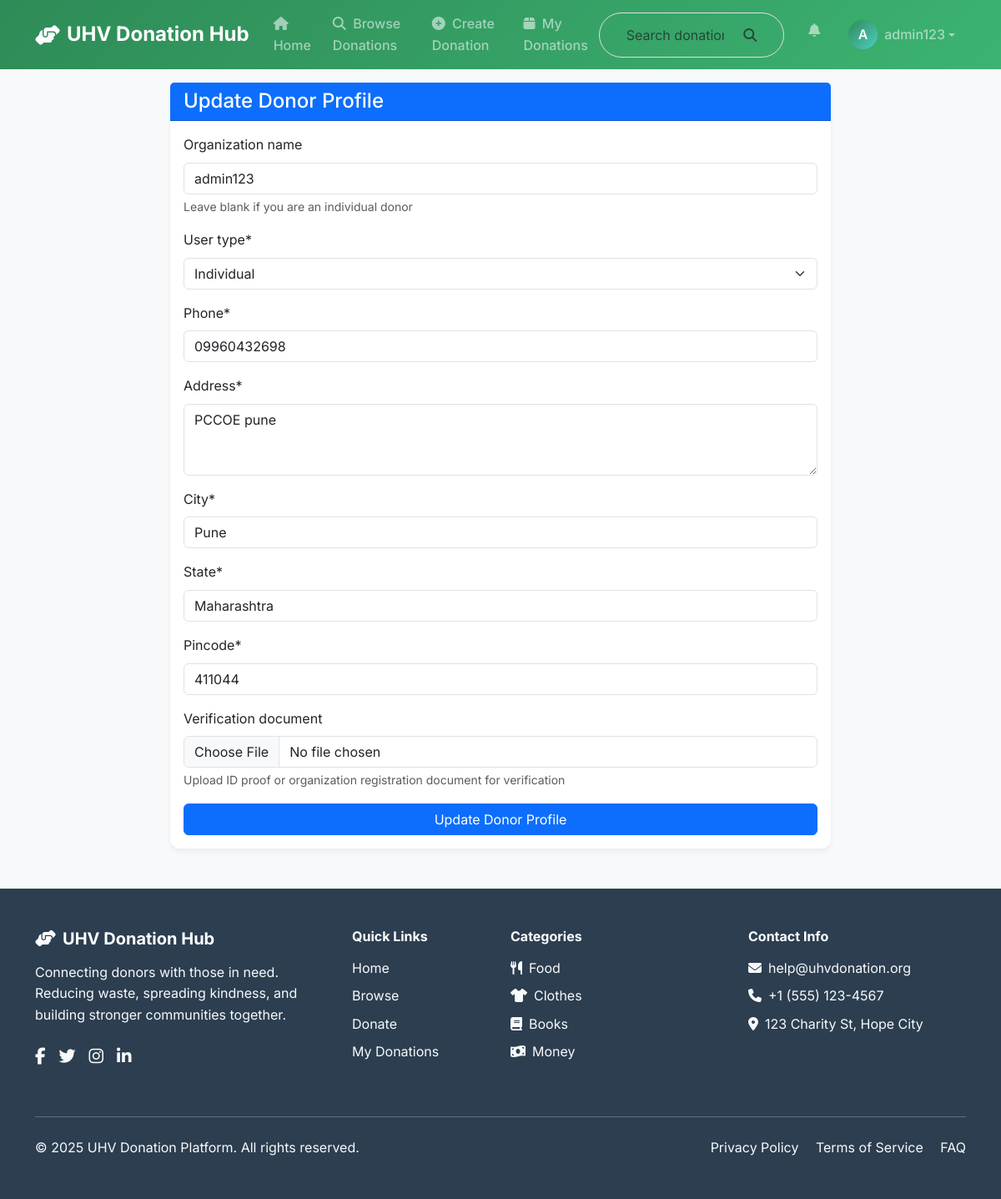
Page /update-donor-profile/ (signed in) on the committed database.
### donations/models.py (models this page shows, shortened)
class DonorProfile(models.Model):
    USER_TYPES = [
        ('individual', 'Individual'),
        ('hotel', 'Hotel/Restaurant'),
        ('catering', 'Catering Service'),
        ('banquet', 'Banquet Hall'),
        ('hostel', 'Hostel/Mess'),
        ('corporate', 'Corporate Office'),
        ('other', 'Other Organization'),
    ]
    VERIFICATION_STATUS = [
        ('not_submitted', 'Not Submitted'),
        ('pending', 'Pending Verification'),
        ('verified', 'Verified'),
        ('rejected', 'Rejected'),
    ]
    user = models.OneToOneField(User, on_delete=models.CASCADE)
    organization_name = models.CharField(max_length=255, blank=True, null=True)
    user_type = models.CharField(max_length=20, choices=USER_TYPES)
    phone = models.CharField(max_length=15)
    address = models.TextField()
    city = models.CharField(max_length=100)
    state = models.CharField(max_length=100)
    pincode = models.CharField(max_length=10)
    verification_status = models.CharField(max_length=20, choices=VERIFICATION_STATUS, default='not_submitted')
    verification_document = models.FileField(upload_to='verification_docs/', blank=True, null=True)
    verified_at = models.DateTimeField(null=True, blank=True)
    verified_by = models.ForeignKey(User, on_delete=models.SET_NULL, null=True, blank=True,
                                  related_name='verified_donors')
    created_at = models.DateTimeField(auto_now_add=True, null=True)
    class Meta:
        verbose_name = "Donor Profile"
        verbose_name_plural = "Donor Profiles"

### donations/views.py (the view)
# urls.py: path('update-donor-profile/', views.update_donor_profile, name='update_donor_profile'),
@login_required
def update_donor_profile(request):
    donor_profile = get_object_or_404(DonorProfile, user=request.user)
    if request.method == 'POST':
        form = DonorProfileForm(request.POST, request.FILES, instance=donor_profile)
        if form.is_valid():
            form.save()
            messages.success(request, 'Donor profile updated successfully!')
            return redirect('profile')
    else:
        form = DonorProfileForm(instance=donor_profile)
    return render(request, 'donations/update_donor_profile.html', {'form': form})

### donations/forms.py
class DonorProfileForm(forms.ModelForm):
    class Meta:
        model = DonorProfile
        fields = [
            'organization_name', 'user_type', 'phone', 'address',
            'city', 'state', 'pincode', 'verification_document'
        ]
        widgets = {
            'address': forms.Textarea(attrs={'rows': 3, 'placeholder': 'Enter your complete address'}),
        }
        help_texts = {
            'organization_name': 'Leave blank if you are an individual donor',
            'verification_document': 'Upload ID proof or organization registration document for verification',
        }

### templates/donations/update_donor_profile.html (shortened to what this page needs)
{% extends "base.html" %}
{% load crispy_forms_tags %}
{% block content %}
<div class="row justify-content-center">
    <div class="col-md-8">
        <div class="card">
            <div class="card-header bg-primary text-white">
                <h4 class="mb-0">Update Donor Profile</h4>
            </div>
            <div class="card-body">
                <form method="POST" enctype="multipart/form-data">
                    {{ form|crispy }}
                    <div class="form-group mt-3">
                        <button class="btn btn-primary w-100" type="submit">Update Donor Profile</button>
                    </div>
                </form>
            </div>
        </div>
    </div>
</div>
{% endblock %}

### templates/base.html (shortened to what this page needs)
<!DOCTYPE html>
<html lang="en">
<head>
    <link href="https://cdn.jsdelivr.net/npm/bootstrap@5.3.2/dist/css/bootstrap.min.css" rel="stylesheet">
    <link rel="stylesheet" href="https://cdnjs.cloudflare.com/ajax/libs/font-awesome/6.5.0/css/all.min.css">
</head>
<body>
    <nav class="navbar navbar-expand-lg navbar-dark sticky-top" style="background: linear-gradient(135deg, var(--primary-color) 0%, #3CB371 100%);">
        <div class="container">
            <a class="navbar-brand d-flex align-items-center" href="{% url 'home' %}">
                <i class="fas fa-hands-helping me-2"></i>
                <span>UHV Donation Hub</span>
            </a>
            <div class="collapse navbar-collapse" id="navbarMain">
                <ul class="navbar-nav me-auto">
                    <li class="nav-item">
                        <a class="nav-link" href="{% url 'home' %}">
                            <i class="fas fa-home me-1"></i> Home
                        </a>
                    </li>
                    <li class="nav-item">
                        <a class="nav-link" href="{% url 'donation_list' %}">
                            <i class="fas fa-search me-1"></i> Browse Donations
                        </a>
                    </li>
                    {% if user.is_authenticated %}
                    <li class="nav-item">
                        <a class="nav-link" href="{% url 'create_donation' %}">
                            <i class="fas fa-plus-circle me-1"></i> Create Donation
                        </a>
                    </li>
                    <li class="nav-item">
                        <a class="nav-link" href="{% url 'my_donations' %}">
                            <i class="fas fa-box me-1"></i> My Donations
                        </a>
                    </li>
                    {% endif %}
                </ul>
                <form class="d-flex me-3" method="GET" action="{% url 'donation_list' %}">
                    <div class="input-group search-box">
                        <input type="text" name="q" class="form-control border-0 bg-transparent" placeholder="Search donations..." aria-label="Search">
                        <button class="btn border-0 bg-transparent" type="submit">
                            <i class="fas fa-search text-muted"></i>
                        </button>
                    </div>
                </form>
                <ul class="navbar-nav">
                    {% if user.is_authenticated %}
                    <li class="nav-item dropdown me-2">
                        <a class="nav-link position-relative" href="#" role="button" data-bs-toggle="dropdown">
                            <i class="fas fa-bell"></i>
                        </a>
                    </li>
                    <li class="nav-item dropdown">
                        <a class="nav-link dropdown-toggle d-flex align-items-center" href="#" role="button" data-bs-toggle="dropdown">
                            <div class="user-avatar me-2">
                                {{ user.username|first|upper }}
                            </div>
                            <span>{{ user.username }}</span>
                        </a>
                    </li>
                    {% endif %}
                </ul>
            </div>
        </div>
    </nav>
    <main>
        {% block content %}{% endblock %}
    </main>
    <footer class="footer mt-5">
        <div class="container py-5">
            <div class="row">
                <div class="col-md-4 mb-4">
                    <h5 class="fw-bold mb-3">
                        <i class="fas fa-hands-helping me-2"></i>UHV Donation Hub
                    </h5>
                    <p class="text-light">Connecting donors with those in need. Reducing waste, spreading kindness, and building stronger communities together.</p>
                    <div class="d-flex mt-4">
                        <a href="#" class="text-light me-3"><i class="fab fa-facebook-f fa-lg"></i></a>
                        <a href="#" class="text-light me-3"><i class="fab fa-twitter fa-lg"></i></a>
                        <a href="#" class="text-light me-3"><i class="fab fa-instagram fa-lg"></i></a>
                        <a href="#" class="text-light"><i class="fab fa-linkedin-in fa-lg"></i></a>
                    </div>
                </div>
                <div class="col-md-2 mb-4">
                    <h6 class="fw-bold mb-3">Quick Links</h6>
                    <ul class="list-unstyled">
                        <li class="mb-2"><a href="{% url 'home' %}" class="text-light text-decoration-none">Home</a></li>
                        <li class="mb-2"><a href="{% url 'donation_list' %}" class="text-light text-decoration-none">Browse</a></li>
                        {% if user.is_authenticated %}
                        <li class="mb-2"><a href="{% url 'create_donation' %}" class="text-light text-decoration-none">Donate</a></li>
                        <li class="mb-2"><a href="{% url 'my_donations' %}" class="text-light text-decoration-none">My Donations</a></li>
                        {% else %}
                        <li class="mb-2"><a href="{% url 'login' %}" class="text-light text-decoration-none">Login</a></li>
                        <li class="mb-2"><a href="{% url 'register' %}" class="text-light text-decoration-none">Register</a></li>
                        {% endif %}
                    </ul>
                </div>
                <div class="col-md-3 mb-4">
                    <h6 class="fw-bold mb-3">Categories</h6>
                    <ul class="list-unstyled">
                        <li class="mb-2"><a href="#" class="text-light text-decoration-none"><i class="fas fa-utensils me-2"></i>Food</a></li>
                        <li class="mb-2"><a href="#" class="text-light text-decoration-none"><i class="fas fa-tshirt me-2"></i>Clothes</a></li>
                        <li class="mb-2"><a href="#" class="text-light text-decoration-none"><i class="fas fa-book me-2"></i>Books</a></li>
                        <li class="mb-2"><a href="#" class="text-light text-decoration-none"><i class="fas fa-money-bill-wave me-2"></i>Money</a></li>
                    </ul>
                </div>
                <div class="col-md-3 mb-4">
                    <h6 class="fw-bold mb-3">Contact Info</h6>
                    <ul class="list-unstyled text-light">
                        <li class="mb-2"><i class="fas fa-envelope me-2"></i>help@uhvdonation.org</li>
                        <li class="mb-2"><i class="fas fa-phone me-2"></i>+1 (555) 123-4567</li>
                        <li class="mb-2"><i class="fas fa-map-marker-alt me-2"></i>123 Charity St, Hope City</li>
                    </ul>
                </div>
            </div>
            <hr class="my-4 bg-light">
            <div class="row align-items-center">
                <div class="col-md-6">
                    <p class="text-light mb-0">&copy; 2025 UHV Donation Platform. All rights reserved.</p>
                </div>
                <div class="col-md-6 text-md-end">
                    <a href="#" class="text-light text-decoration-none me-3">Privacy Policy</a>
                    <a href="#" class="text-light text-decoration-none me-3">Terms of Service</a>
                    <a href="#" class="text-light text-decoration-none">FAQ</a>
                </div>
            </div>
        </div>
    </footer>
</body>
</html>

### templates/base.html (style rules this page uses)
:root { --primary-color: #2E8B57; --secondary-color: #FF6B35; --accent-color: #4ECDC4; --dark-color: #2C3E50; --light-color: #F8F9FA; --success-color: #28a745; --warning-color: #ffc107; --danger-color: #dc3545; }
body { font-family: 'Inter', sans-serif; background-color: #f8f9fa; line-height: 1.6; }
.navbar-brand { font-weight: 700; font-size: 1.5rem; }
.footer { background-color: var(--dark-color); color: white; }
.navbar-nav .nav-link { font-weight: 500; margin: 0 5px; border-radius: 5px; transition: all 0.3s ease; }
.card { border-radius: 12px; box-shadow: 0 4px 6px rgba(0,0,0,0.05); border: none; }
.user-avatar { width: 35px; height: 35px; border-radius: 50%; background: linear-gradient(135deg, var(--primary-color) 0%, var(--accent-color) 100%); display: flex; align-items: center; justify-content: center; color: white; font-weight: 600; }
.search-box { border-radius: 50px; border: 1px solid #e0e0e0; padding: 8px 20px; transition: all 0.3s ease; }

### rows in the picture
DonorProfile: organization_name "admin123", user_type "Individual", phone "09960432698", address "PCCOE pune", city "Pune", state "Maharashtra", pincode "411044"

### other values in the picture
{{ user.username|first|upper }} "A"
{{ user.username }} "admin123"
